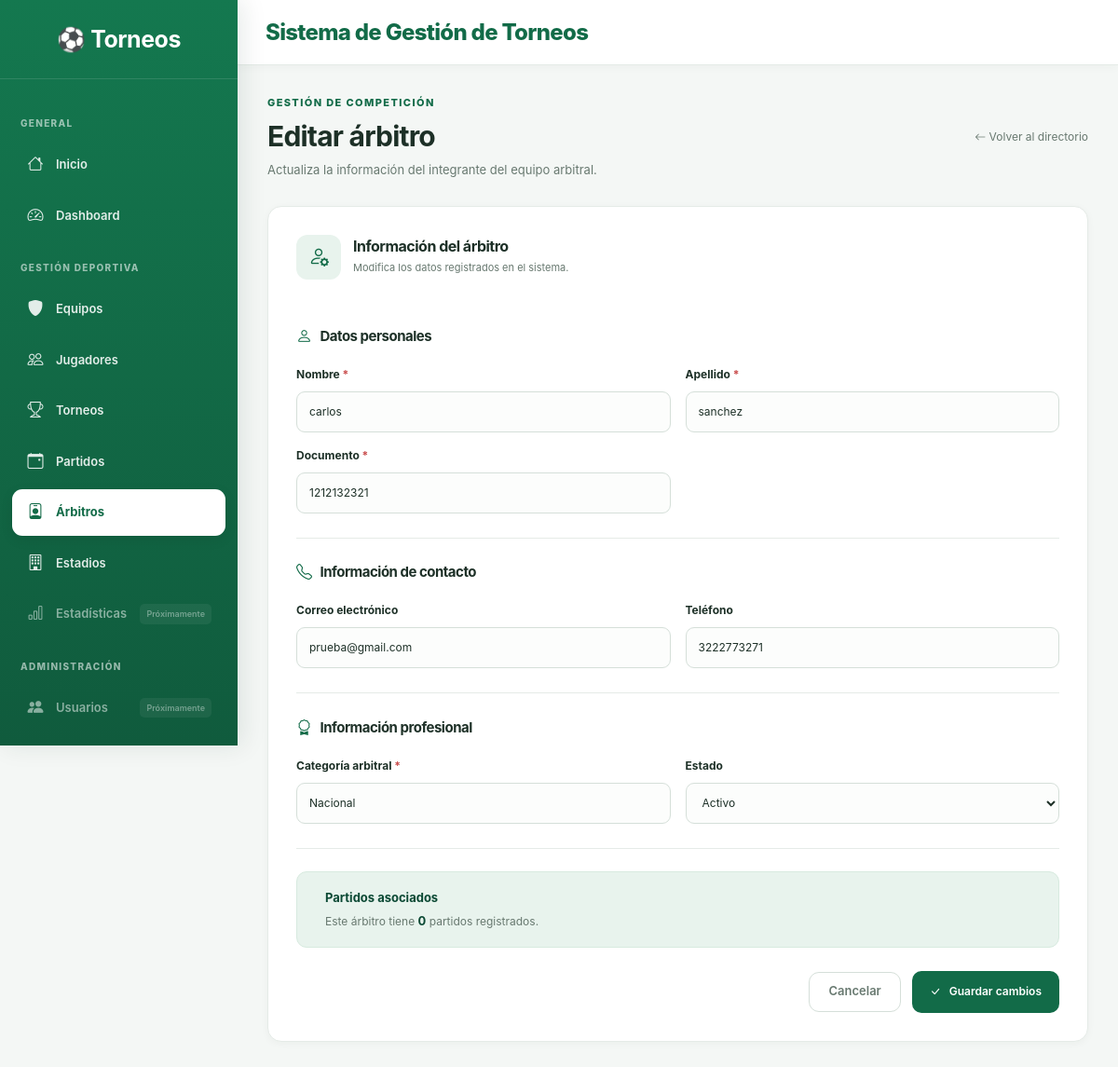
Screenshot of /arbitros/editar/1 with the database file from the repository.
### app/models/arbitro.py (models this page shows, shortened)
class Arbitro(db.Model):
    __tablename__ = "arbitros"
    id = db.Column(db.Integer, primary_key=True)
    nombre = db.Column(
        db.String(100),
        nullable=False
    )
    apellido = db.Column(
        db.String(100),
        nullable=False
    )
    documento = db.Column(
        db.String(30),
        unique=True,
        nullable=False
    )
    email = db.Column(
        db.String(120),
        unique=True
    )
    telefono = db.Column(
        db.String(30)
    )
    categoria = db.Column(
        db.String(50),
        nullable=False
    )
    estado = db.Column(
        db.Boolean,
        default=True
    )
    partidos = db.relationship(
        "Partido",
        back_populates="arbitro"
    )

### app/arbitros/routes.py (the view, shortened to what this page needs)
@arbitros_bp.route("/editar/<int:id>", methods=["GET", "POST"])
def editar(id):
    arbitro = db.session.get(Arbitro, id)
    if not arbitro:
        flash("El árbitro no existe.", "danger")
        return redirect(url_for("arbitros.index"))
    return render_template(
        "arbitros/editar.html",
        arbitro=arbitro
    )

### app/templates/arbitros/editar.html (shortened to what this page needs)
{% extends "base.html" %}
{% block content %}
<div class="module-page">
    <div class="module-header">
        <div>
            <span class="module-eyebrow">GESTIÓN DE COMPETICIÓN</span>
            <h1>Editar árbitro</h1>
            <p>Actualiza la información del integrante del equipo arbitral.</p>
        </div>
        <a href="{{ url_for('arbitros.index') }}" class="premium-clear-filter">
            <i class="bi bi-arrow-left"></i>
            Volver al directorio
        </a>
    </div>
    <div class="premium-form-card referee-form-card">
        <div class="form-section-heading">
            <div class="referee-form-icon">
                <i class="bi bi-person-gear"></i>
            </div>
            <div>
                <h3>Información del árbitro</h3>
                <p>Modifica los datos registrados en el sistema.</p>
            </div>
        </div>
        <form method="POST">
            <div class="referee-form-section">
                <h4><i class="bi bi-person"></i> Datos personales</h4>
                <div class="row g-3">
                    <div class="col-md-6">
                        <label class="premium-form-label">Nombre <span>*</span></label>
                        <input type="text"
                               name="nombre"
                               class="premium-input"
                               maxlength="100"
                               value="{{ request.form.get('nombre', arbitro.nombre) }}"
                               required>
                    </div>
                    <div class="col-md-6">
                        <label class="premium-form-label">Apellido <span>*</span></label>
                        <input type="text"
                               name="apellido"
                               class="premium-input"
                               maxlength="100"
                               value="{{ request.form.get('apellido', arbitro.apellido) }}"
                               required>
                    </div>
                    <div class="col-md-6">
                        <label class="premium-form-label">Documento <span>*</span></label>
                        <input type="text"
                               name="documento"
                               class="premium-input"
                               maxlength="30"
                               value="{{ request.form.get('documento', arbitro.documento) }}"
                               required>
                    </div>
                </div>
            </div>
            <div class="referee-form-section">
                <h4><i class="bi bi-telephone"></i> Información de contacto</h4>
                <div class="row g-3">
                    <div class="col-md-6">
                        <label class="premium-form-label">Correo electrónico</label>
                        <input type="email"
                               name="email"
                               class="premium-input"
                               maxlength="120"
                               value="{{ request.form.get('email', arbitro.email or '') }}">
                    </div>
                    <div class="col-md-6">
                        <label class="premium-form-label">Teléfono</label>
                        <input type="tel"
                               name="telefono"
                               class="premium-input"
                               maxlength="30"
                               value="{{ request.form.get('telefono', arbitro.telefono or '') }}">
                    </div>
                </div>
            </div>
            <div class="referee-form-section">
                <h4><i class="bi bi-award"></i> Información profesional</h4>
                <div class="row g-3">
                    <div class="col-md-6">
                        <label class="premium-form-label">
                            Categoría arbitral <span>*</span>
                        </label>
                        <input type="text"
                               name="categoria"
                               class="premium-input"
                               maxlength="50"
                               value="{{ request.form.get('categoria', arbitro.categoria) }}"
                               required>
                    </div>
                    <div class="col-md-6">
                        <label class="premium-form-label">Estado</label>
                        <select name="estado" class="premium-input" required>
                            <option value="activo"
                                {% if request.form.get('estado', 'activo' if arbitro.estado else 'inactivo') == 'activo' %}selected{% endif %}>
                                Activo
                            </option>
                        </select>
                    </div>
                </div>
            </div>
            <div class="referee-associated-info">
                <div>
                    <strong>Partidos asociados</strong>
                    <p>
                        Este árbitro tiene
                        <strong>{{ arbitro.partidos|length }}</strong>
                        partidos registrados.
                    </p>
                </div>
            </div>
            <div class="referee-form-footer">
                <a href="{{ url_for('arbitros.index') }}"
                   class="premium-cancel-btn">
                    Cancelar
                </a>
                <button type="submit" class="module-primary-btn">
                    <i class="bi bi-check-lg"></i>
                    Guardar cambios
                </button>
            </div>
        </form>
    </div>
</div>
{% endblock %}

### app/static/css/variables.css (style rules this page uses)
:root { --primary: #126B48; --primary-dark: #0B4934; --primary-light: #E8F3ED; --primary-accent: #28A477; --background: #F4F7F5; --surface: #FFFFFF; --surface-secondary: #F8FAF9; --text-primary: #1D3027; --text-secondary: #687970; --text-muted: #98A69F; --text-white: #FFFFFF; --border: #E5EBE7; --border-strong: #D5DFD9; --success: #198754; --success-light: #E8F5ED; --warning: #D99A32; --warning-light: #FFF5DF; --danger: #C94C4C; --danger-light: #FCECEC; --info: #3685B5; --info-light: #EAF4FA; --font-primary: "Inter", "Segoe UI", Arial, sans-serif; --font-size-xs: 11px; --font-size-sm: 13px; --font-size-md: 14px; --font-size-lg: 17px; --font-size-xl: 22px; --font-size-2xl: 30px; --spacing-xs: 4px; --spacing-sm: 8px; --spacing-md: 16px; --spacing-lg: 24px; --spacing-xl: 32px; --spacing-2xl: 40px; --radius-sm: 7px; --radius-md: 11px; --radius-lg: 15px; --radius-xl: 20px; --radius-full: 999px; --shadow-sm: 0 2px 8px rgba(20, 50, 35, .04); --shadow-md: 0 6px 18px rgba(20, 50, 35, .06); --shadow-lg: 0 14px 35px rgba(20, 50, 35, .09); --transition-fast: .15s ease; --transition-normal: .25s ease; --transition-slow: .35s ease; --sidebar-width: 255px; --navbar-height: 70px; }

### app/static/css/base.css (style rules this page uses)
* { box-sizing: border-box; }
html { scroll-behavior: smooth; }
body { margin: 0; min-height: 100vh; background: var(--background); color: var(--text-primary); font-family: var(--font-primary); font-size: var(--font-size-md); -webkit-font-smoothing: antialiased; -moz-osx-font-smoothing: grayscale; }
h1, h2, h3, h4, h5, h6 { color: var(--text-primary); font-weight: 700; letter-spacing: -.5px; }
h1 { font-size: var(--font-size-2xl); }
p { color: var(--text-secondary); line-height: 1.7; }
a { color: var(--primary); text-decoration: none; transition: var(--transition-fast); }
button, input, select, textarea { font: inherit; }

### app/static/css/tables.css (style rules this page uses)
.module-header { display: flex; align-items: center; justify-content: space-between; gap: 20px; margin-bottom: 28px; }
.module-header h1, .form-page-header h1 { margin: 0 0 7px; font-size: 30px; letter-spacing: -.8px; }
.module-header p, .form-page-header > p { margin: 0; font-size: 13px; }
.module-primary-btn { min-height: 45px; display: inline-flex; align-items: center; justify-content: center; gap: 9px; padding: 12px 19px; border: 1px solid var(--primary); border-radius: 9px; background: var(--primary); color: white; font-size: 12px; font-weight: 750; transition: var(--transition-normal); }
.module-eyebrow { display: block; margin-bottom: 9px; color: var(--primary); font-size: 11px; font-weight: 800; letter-spacing: 1.4px; }
.module-header { display: flex; justify-content: space-between; align-items: center; flex-wrap: wrap; gap: 20px; margin-bottom: 28px; }
.module-header h1, .form-page-header h1 { margin: 0 0 7px; }
.module-header p, .form-page-header > p { margin: 0; color: var(--text-secondary); }
.module-primary-btn { display: inline-flex; align-items: center; justify-content: center; gap: 9px; padding: 12px 19px; border: 0; border-radius: 10px; background: var(--primary); color: white; font-weight: 600; transition: var(--transition-normal); }
.premium-clear-filter { color: var(--text-secondary); font-size: 12px; text-decoration: none; }

### rows the page displays
Arbitro: nombre "carlos", apellido "sanchez", documento "1212132321", email "prueba@gmail.com", telefono "3222773271", categoria "Nacional", estado "Activo"

### other values shown
{{ arbitro.partidos|length }} "0"
